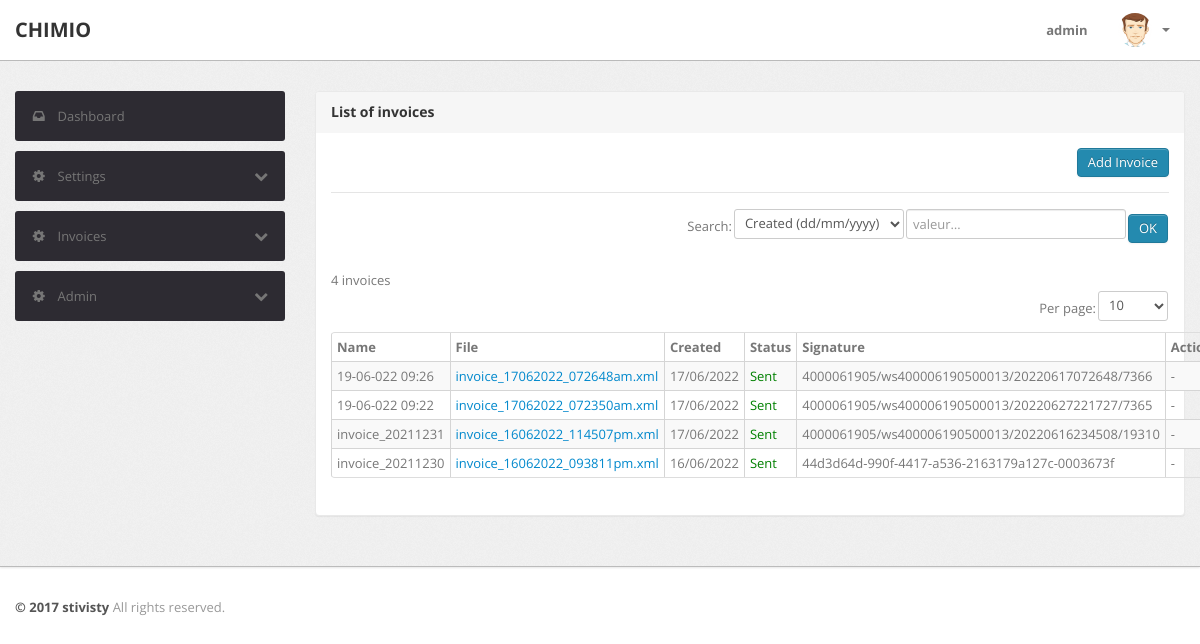
Page /invoice/index.php (signed in) on the committed database.
### tables this page shows
CREATE TABLE `invoices` (
  `id` int(11) NOT NULL,
  `item` varchar(255) NOT NULL,
  `file_name` varchar(255) NOT NULL,
  `status` int(11) NOT NULL DEFAULT '0',
  `signature` varchar(255) DEFAULT NULL,
  `created` datetime NOT NULL,
  `creator` varchar(255) DEFAULT NULL
);

### invoice/index.php (the view, shortened to what this page needs)
<?php
$path='../';
$path_pagination=$path;
$page_name='List of invoices';
include($path.'must.php');
if(isset($_GET['typ_search']) AND isset($_GET['val_search']))
{
  $typ_search = $_GET['typ_search'];
  $val_search = $_GET['val_search'];
  $stmt_values = array();
   if($typ_search == 'date' AND !empty($val_search))
   {
        $dateD      = $val_search;
        $arrD       = explode("/", $dateD);
	    $newdateD   = $arrD[2] . "-" . $arrD[1] . "-" . $arrD[0];
        $sql_search = ' WHERE DATE_FORMAT(created,"%Y-%m-%d") = :date ';
        $stmt_values['date'] = $newdateD;
   }
   elseif($typ_search == 'status' AND !empty($val_search)){
       if($val_search == 'Pending' OR $val_search == 'Sent'){
           $stat = ($val_search == 'Pending')?0:1;
            $sql_search = ' WHERE status = :status ';
            $stmt_values['status'] = $stat;
       }
       else{
           $sql_search = '';
       }
   }
   else
   {
     $sql_search = '';
   }
}
else
{
  $typ_search = "";
  $val_search = "";
  $sql_search = ' ORDER BY id DESC';
}
$page_retour='index.php';
$nom_item ='Invoice';
if(isset($_GET['nbrepge']))
{
  $nbrepge = $_GET['nbrepge'];
}
else
{
  $nbrepge = 10;
}
  $sql = 'SELECT * FROM invoices '.$sql_search;
?>
<?php include($path.'header.php'); ?>
        <div class="wrapper">
            <div class="container">
                <div class="row">
<?php include($path.'menu.php'); ?>
                    <div class="span9">
                        <div class="content">
							<div class="module">
							<div class="module-head">
								<h3><?php echo $page_name; ?></h3>
							</div>
							<div class="module-option clearfix">
                                    <div class="pull-right">
                                        <a href="add_file.php" class="btn btn-primary">Add Invoice</a>
                                    </div>
                                </div>
							<div class="module-body">
<div align="right">
		<form action="" method="get">
	 <table>
	    <tr>
		  <td> <label> Search:  </label> </td>
		  <td>
		     <select name="typ_search" tabindex="1" data-placeholder="Selectionner ici.." class="span2">
				 <option value="date" <?php echo ($typ_search == "date")?'selected="selected" ':''; ?> > Created (dd/mm/yyyy) </option>
			 </select>
			</td>
			<td>
<input name="val_search" value="<?php echo $val_search ?>" type="text" placeholder="valeur…">
			</td>
			<td>
			  <input type="submit" value="OK" class="btn btn-primary">
			</td>
		</tr>
    </table>
	  </form>
        </div>
<br />
<?php
   if(count($stmt_values) > 0){
       $stmt = $pdo->prepare($sql);
       $stmt->execute($stmt_values);
   }
   else{
       $stmt = $pdo->query($sql);
   }
   $res = $stmt->fetchAll();
  $count = count($res);
  if($count == 0)
   {
     echo '<strong>There is no '.$nom_item.'!</strong>';
   }
   else
   {
    if($nbrepge == 'all')
	{
	  $nbre1 = $count;
	}
	elseif(is_numeric($nbrepge) AND $nbrepge > 0)
	{
	  $nbre1 = $nbrepge;
	}
	else
	{
	  $nbre1 = 10;
	}
								$nombreDeProduitParPage = $nbre1;
									$totalDesProduits = $count;
									$nombreDePages  = ceil($totalDesProduits / $nombreDeProduitParPage);
									if (isset($_GET['page']))
									{
										$pag = $_GET['page'];
										if(is_numeric($pag) AND $pag > 0 AND $pag <= $nombreDePages)
											{
												$page = $_GET['page'];
											}
											elseif(is_numeric($pag) AND $pag > $nombreDePages)
											{
											   $page = $nombreDePages;
											}
											else
											{
												$page = 1;
											}
									}
									else
									{
												$page = 1;
									}
									$premierProduitAafficher = ($page - 1) * $nombreDeProduitParPage;
$sql .= " LIMIT $premierProduitAafficher,$nombreDeProduitParPage ";
if(count($stmt_values) > 0){
    $stmt = $pdo->prepare($sql);
    $stmt->execute($stmt_values);
}
else{
    $stmt = $pdo->query($sql);
}
?>
<?php echo $count; ?> invoices <br />
<div align="right">
	  <form action="" method="get">
	     <table>
	    <tr>
		  <td> <label> Per page:  </label> </td>
		  <td>
		     <select name="nbrepge" tabindex="1" class="span1" id="nbre" onchange="perpage(this.value);">
			    <option value="10" <?php echo ($nbrepge == "10")?'selected="selected" ':''; ?> > 10 </option>
			 </select>
			</td>
		</tr>
    </table>
	  </form>
    </div>
                                    <table class="table table-striped table-bordered table-condensed">
                                        <thead>
                                            <tr>
												<th>Name</th>
												<th>File</th>
												<th>Created</th>
												<th>Status</th>
												<th>Signature</th>
												<th>Action</th>
                                            </tr>
                                        </thead>
                                        <tbody>
<?php
    $resultat = $stmt->fetchAll();
	 foreach($resultat as $solution)
	{
	    $date = date("d/m/Y",strtotime($solution["created"]));
	    if($solution['signature'] == 0){
	        $status = '<font color="red"> Pending </font>';
	        $action = '<span> <a href="send_file.php?id='.$solution['id'].'" onclick="return(confirm(\'Do you really want to send the invoice?\'));"> <i class="icon-upload-alt">Upload file</i> </a> &nbsp;
	                <a href="'. $page_retour.'?del='.$solution['id'].'" onclick="return(confirm(\'Do you really want to delete?\'));" title="Delete">
                    <img src="'.$path.'images/delete_icon.png" />Delete file</a> </span>';
	        $signature = '-';
	    }
	    else{
	        $status = '<font color="green"> Sent </font>';
	        $action = '-';
	        $signature = $solution['signature'];
	    }
	    $link = '<a href="view_file.php?id='.$solution['id'].'" target=_blank>'.$solution['file_name'].'</a>';
			?>
   <tr>
									  <td><?php echo stripslashes($solution['item']); ?></td>
									  <td><?php echo $link; ?></td>
									  <td><?php echo $date; ?></td>
									  <td><?php echo $status; ?></td>
									  <td><?php echo $signature; ?></td>
									  <td><?php echo $action; ?></td>
									</tr>
			 <?php
            }
			?>
                                        </tbody>
                                    </table>
	<div align="center">
			<table>
			<tr>
			<td>
			</td>
			<td>
			</td>
			</tr>
			</table>
		</div>
		<?php
     }
  ?>
						</div>
						</div>
                        </div>
                    </div>
                </div>
            </div>
        </div>
   <?php include($path."footer.php"); ?>

### header.php (shortened to what this page needs)
<!DOCTYPE html>
<html lang="en">
<head>
		<link rel="stylesheet" href="<?php echo $path_pagination; ?>Pagination/Css_pagination.css" />
        <link type="text/css" href="<?php echo $path; ?>bootstrap/css/bootstrap.min.css" rel="stylesheet">
        <link type="text/css" href="<?php echo $path; ?>bootstrap/css/bootstrap-responsive.min.css" rel="stylesheet">
        <link type="text/css" href="<?php echo $path; ?>css/theme.css" rel="stylesheet">
        <link type="text/css" href="<?php echo $path; ?>images/icons/css/font-awesome.css" rel="stylesheet">
	 <link rel="stylesheet" href="https://cdnjs.cloudflare.com/ajax/libs/font-awesome/4.7.0/css/font-awesome.min.css">
	<link rel="stylesheet" href="//code.jquery.com/ui/1.12.1/themes/base/jquery-ui.css">
    </head>
    <body>
	<?php
	if(isset($_SESSION['admin_id']))
	{
	?>
        <div class="navbar navbar-fixed-top">
            <div class="navbar-inner">
                <div class="container">
                   <a class="brand" href="<?php echo $path; ?>index.php">
					<?php
					echo $_SESSION["site_name"];
					?>
				   </a>
                    <div class="nav-collapse collapse navbar-inverse-collapse">
                        <ul class="nav pull-right">
                            <li><a href="#"><?php echo $_SESSION['admin_username']; ?> </a></li>
                            <li class="nav-user dropdown"><a href="#" class="dropdown-toggle" data-toggle="dropdown">
                                <img src="<?php echo $path; ?>images/user.png" class="nav-avatar" />
                                <b class="caret"></b></a>
                            </li>
                        </ul>
                    </div>
                </div>
            </div>
        </div>
	<?php
	  }
	?>

### menu.php (shortened to what this page needs)
                <div class="span3">
                    <div class="sidebar">
                    	<ul class="widget widget-menu unstyled">
			 <li>
			 <a href="<?php echo $path; ?>index.php">
			 <i class="menu-icon icon-inbox"></i>Dashboard</a>
			 </li>
			 </ul>
	 <ul class="widget widget-menu unstyled">
                            <li><a class="collapsed" data-toggle="collapse" href="#togglePages8"><i class="menu-icon icon-cog">
                            </i><i class="icon-chevron-down pull-right"></i>Settings</a>
                            </li>
                        </ul>
			 <ul class="widget widget-menu unstyled">
                            <li><a class="collapsed" data-toggle="collapse" href="#togglePages1"><i class="menu-icon icon-cog">
                            </i><i class="icon-chevron-down pull-right"></i>Invoices</a>
                            </li>
                        </ul>
<?php
	if($_SESSION['admin_type'] == 'super')
	{
	?>
	   <ul class="widget widget-menu unstyled">
                            <li><a class="collapsed" data-toggle="collapse" href="#togglePages6"><i class="menu-icon icon-cog">
                            </i><i class="icon-chevron-down pull-right"></i>Admin</a>
                            </li>
                        </ul>
	<?php
	}
	?>
	  </div>
                </div>

### footer.php (shortened to what this page needs)
 <div class="footer">
        <div class="container">
            <b class="copyright">&copy; 2017 stivisty </b> All rights reserved.
        </div>
    </div>
</body>

### rows in the picture
invoices: item "19-06-022 09:26", file_name "invoice_17062022_072648am.xml", created "17/06/2022", shows "Sent", signature "4000061905/ws400006190500013/20220617072648/7366", signature "-"
invoices: item "19-06-022 09:22", file_name "invoice_17062022_072350am.xml", created "17/06/2022", shows "Sent", signature "4000061905/ws400006190500013/20220627221727/7365", signature "-"
invoices: item "invoice_20211231", file_name "invoice_16062022_114507pm.xml", created "17/06/2022", shows "Sent", signature "4000061905/ws400006190500013/20220616234508/19310", signature "-"
invoices: item "invoice_20211230", file_name "invoice_16062022_093811pm.xml", created "16/06/2022", shows "Sent", signature "44d3d64d-990f-4417-a536-2163179a127c-0003673f", signature "-"

### other values in the picture
$_SESSION["site_name"] "CHIMIO"
$_SESSION['admin_username'] "admin"
$page_name "List of invoices"
$count "4"
